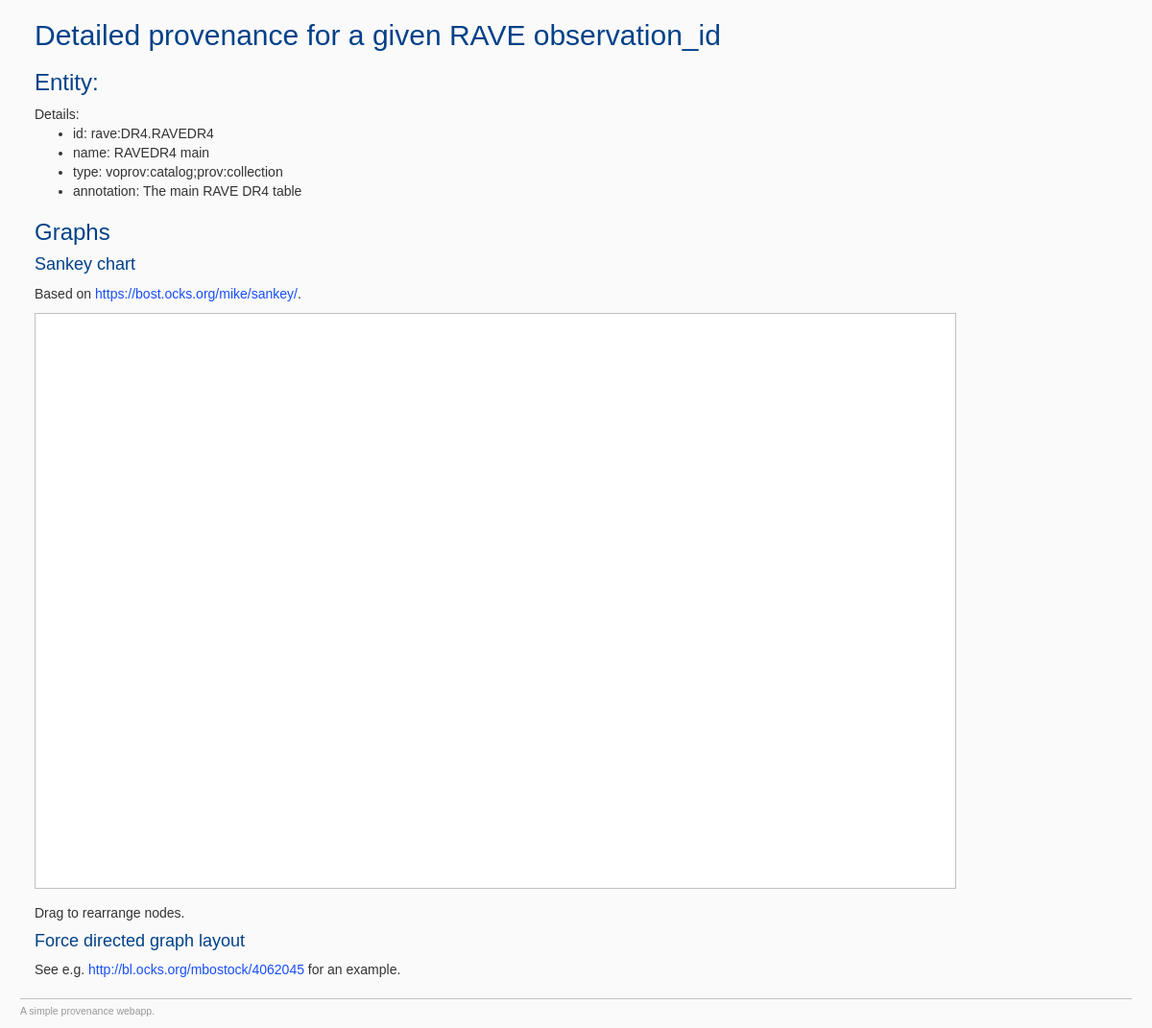
Before: /provapp/rave:DR4.RAVEDR4/basic/ with the older database file.
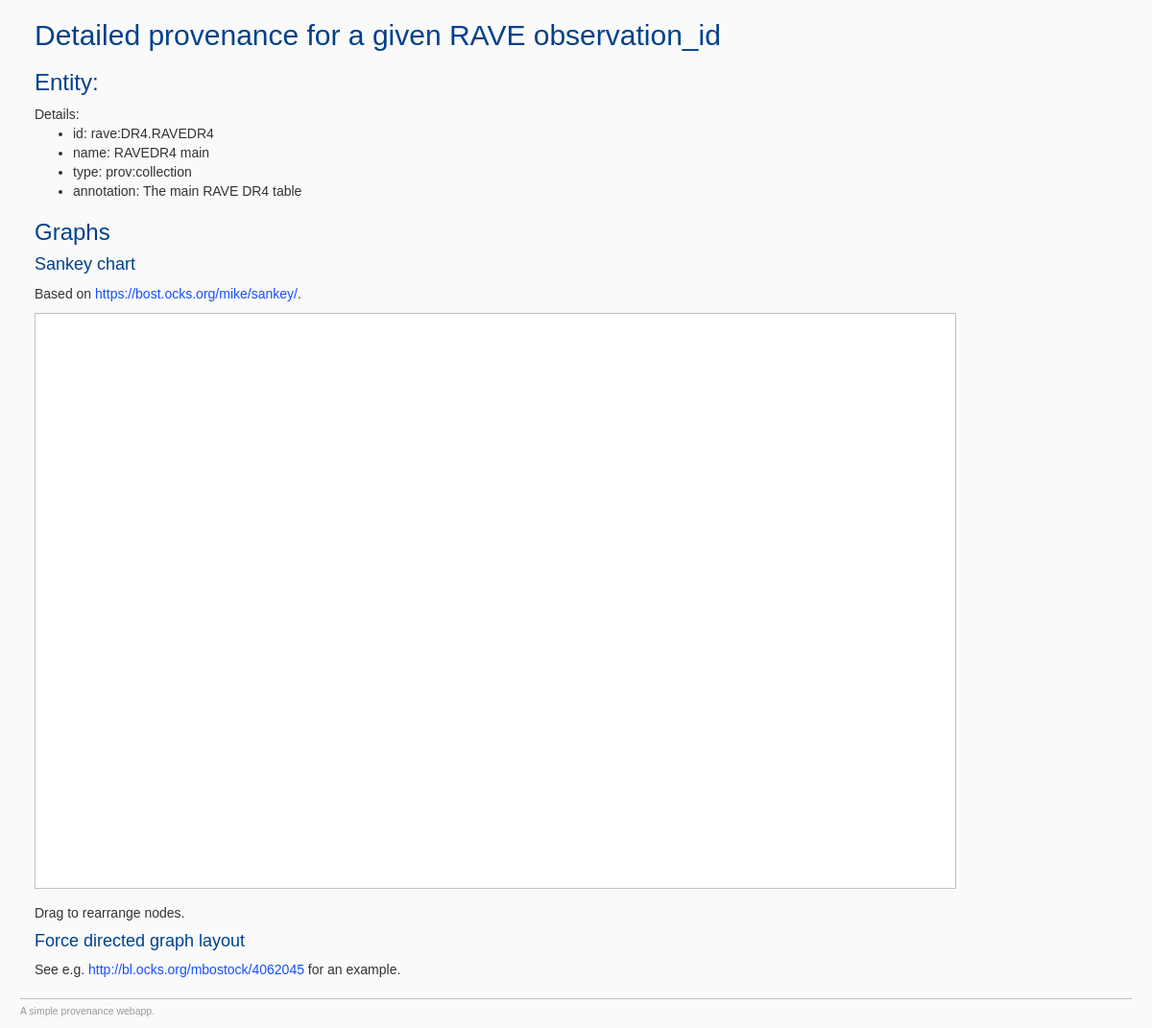
After: the same page with the newer database file.
### provapp/models.py (models this page shows, shortened)
@python_2_unicode_compatible
class Entity(models.Model):
    id = models.CharField(primary_key=True, max_length=128)
    name = models.CharField(max_length=128, null=True) # human readable label
    type = models.CharField(max_length=128, null=True, choices=ENTITY_TYPE_CHOICES) # types of entities: single entity, dataset
    annotation = models.CharField(max_length=1024, null=True, blank=True)
    status = models.CharField(max_length=128, null=True, blank=True)
    dataType= models.CharField(max_length=128, null=True, blank=True)
    storageLocation = models.CharField('storage location', max_length=1024, null=True, blank=True)

### provapp/views.py (the view)
# urls.py: url(r'^(?P<observation_id>[0-9a-zA-Z.:_-]+)/basic/$', views.provbasic, name='provbasic'),
def provbasic(request, observation_id):
    entity = get_object_or_404(Entity, pk=observation_id)
    return render(request, 'provapp/provdetail.html', {'entity': entity})

### provapp/templates/provapp/provdetail.html (shortened to what this page needs)
{% extends "provapp/base.html" %}
{% block content %}
<h2>Detailed provenance for a given RAVE observation_id</h2>
<h3>Entity: {{ entity.label }}</h3>
Details:
<ul>
<li>id: {{ entity.id }}</li>
<li>name: {{ entity.name }}</li>
<li>type: {{ entity.type }}</li>
<li>annotation: {{ entity.annotation }}</li>
</ul>
<h3>Graphs</h3>
<h4>Sankey chart</h4>
<p>Based on <a href="https://bost.ocks.org/mike/sankey/">https://bost.ocks.org/mike/sankey/</a>.
</p>
<p id="chart"></p>
<aside>Drag to rearrange nodes.</aside>
<h4>Force directed graph layout</h4>
<p>See e.g. <a href="http://bl.ocks.org/mbostock/4062045">http://bl.ocks.org/mbostock/4062045</a> for an example.
{% load staticfiles %}
{% endblock %}

Changed rows visible on the page:
changed Entity "rave:DR4.RAVEDR4": type "voprov:catalog;prov:collection" → "prov:collection"
